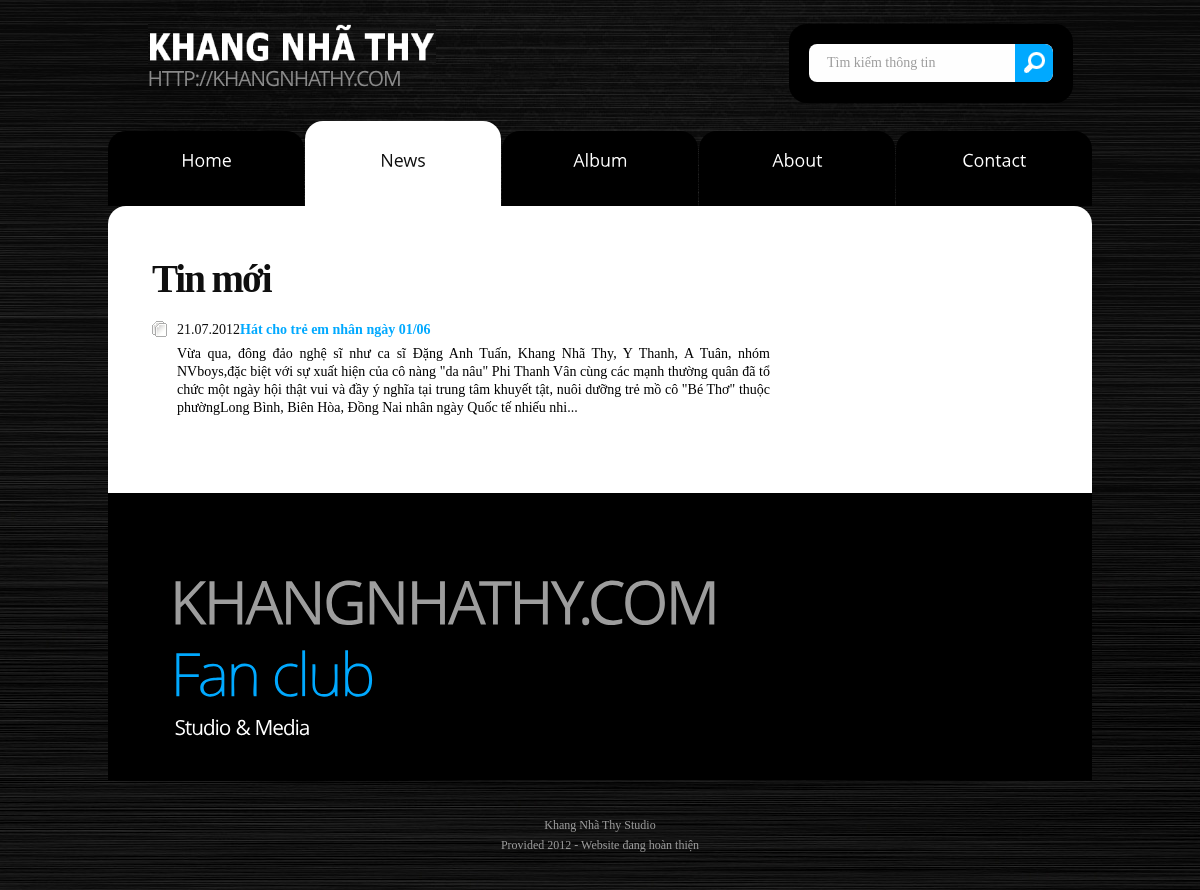
Page /news.php on the committed database.
### tables this page shows
CREATE TABLE IF NOT EXISTS `news` (
  `new_id` int(11) NOT NULL AUTO_INCREMENT,
  `new_title` text NOT NULL,
  `new_content` text NOT NULL,
  `new_date` date NOT NULL,
  PRIMARY KEY (`new_id`)
);

### news.php (the view, shortened to what this page needs)
			<section id="content">
				<div class="padding">
					<div class="wrapper p4">
						<div class="col-3">
							<div class="indent">
								<h2>Tin mới</h2>
                                <?php
                                $sql = "SELECT * FROM news";
                                $result = mysql_query($sql);
                                if(mysql_num_rows($result) > 0){
                                    while($row = mysql_fetch_row($result)){
                                        $timestamp = strtotime($row[3]);
                                        $str = $row[2];
                                        $str = strip_tags($str);
                                        if(strlen($str)>650) {
                                        $strCut = substr($str, 0, 650);
                                        $str = substr($strCut, 0, strrpos($strCut, ' ')).'...';
                                        }
                                        echo '<div class="news indent-bot2">
            									<time class="tdate-2">
            									' . date('d.m.Y', $timestamp) . '</time>
            									<p class="p1"><b>
            									<a href="readnew.php?id=' . $row[0] . '" style="text-decoration: none">' . $row[1] . '</a></b></p>
            									<p align="justify">
            									<font color="#000000">
                                                ' .
                                                $str
                                                .'
                                                </font>
        								    </div>';
                                    }
                                }
                                 ?>
                            </div>
                        </div>
                    </div>
                </div>
            </section>
<?php include("footer.php"); ?>

### css/style.css (style rules this page uses)
article, aside, audio, canvas, command, datalist, details, embed, figcaption, figure, footer, header, hgroup, keygen, meter, nav, output, progress, section, source, video { display:block }
mark, rp, rt, ruby, summary, time { display:inline }
html { width:100% }
body { font-family:Tahoma, Tahoma, Tahoma;font-size:100%;color:#9d9d9d;min-width:984px;background:url(../images/body.jpg) center 0 repeat }
a { color:#00a9ff;outline:none }
.col-1, .col-2, .col-3, .col-4 { float:left }
.wrapper { width:100%;overflow:hidden }
p { margin-bottom:18px }
.p1 { margin-bottom:6px }
.p4 { margin-bottom:45px }
.indent { padding:0 0 0px 32px }
.indent-bot2 { margin-bottom:19px }
#content { width:100%;padding:10px 0 40px;background:#fff;border-radius:0 0 0 0;-moz-border-radius:18px 18px 0 0;-webkit-border-radius:18px 18px 0 0;position:relative;z-index:2 }
#content .padding { padding:24px 12px 0 }
h2 { font-size:39px;line-height:1.9em;color:#0f0f0f;margin-bottom:5px;letter-spacing:-2px }
.tdate-2 { float:left;color:#0f0f0f }
.news { padding-left:25px;background:url(../images/pic-1.gif) 0 0 no-repeat }

### css/layout.css (style rules this page uses)
#page2 #content .col-3 { width:650px;margin-right:45px }
#page2 #content { padding:12px 0 }

### rows in the picture
news: new_date "21.07.2012", new_title "Hát cho trẻ em nhân ngày 01/06", new_content "Vừa qua, đông đảo nghệ sĩ như ca sĩ Đặng Anh Tuấn, Khang Nhã Thy, Y Thanh, A Tuân, nhóm NVboys,đặc biệt với sự xuất hiện của cô nàng \"da nâu\" Phi Thanh Vân cùng các mạnh thường quân đã tổ chức một ngày hội thật vui và đầy ý nghĩa tại trung tâm khuyết tật, nuôi dưỡng trẻ mồ cô \"Bé Thơ\" thuộc phườngLong Bình, Biên Hòa, Đồng Nai nhân ngày Quốc tế nhiếu nhi..."
